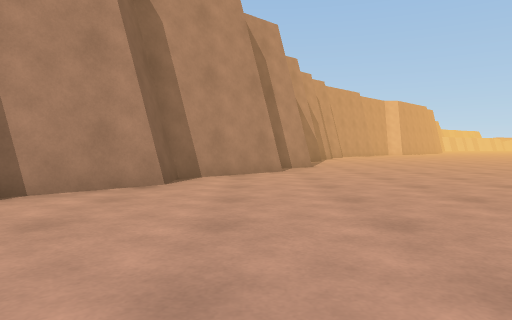
view 1 (above)

16 first-person views from a walk through a Unity game level. The camera is 0.56 m above the floor, tilts 2° down and sees 70° across. The floor is counted in squares, 1 m on a side. Each view is taken from the middle of a square. On the plan, view 1 faces up. The plan holds only what a view shows up to about 10 squares ahead; the rest is blank. The place goes on beyond the plan. Surface patterns are stand-ins for the level's own textures.

view 2
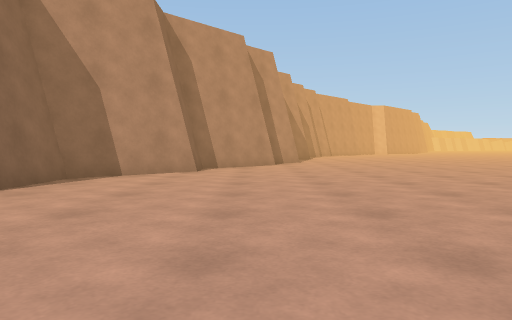

view 3
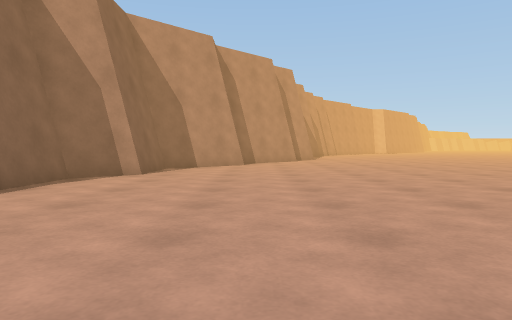

view 4
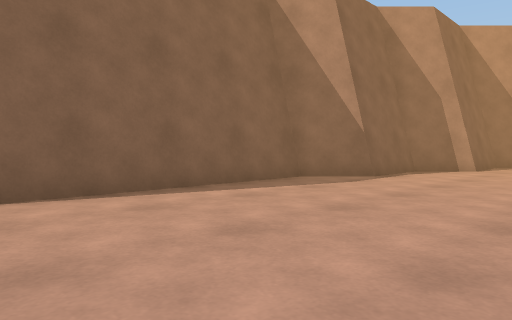

view 5
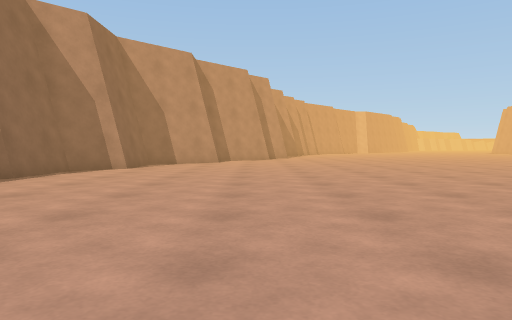

view 6
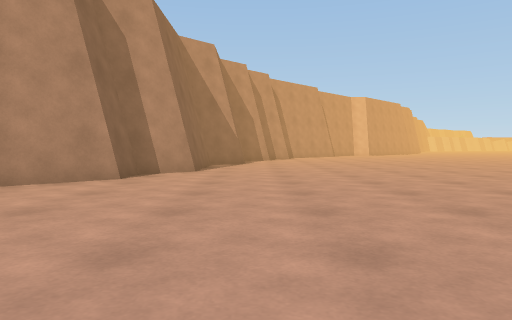

view 7
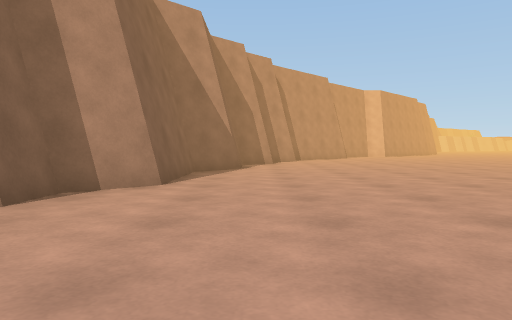

view 8
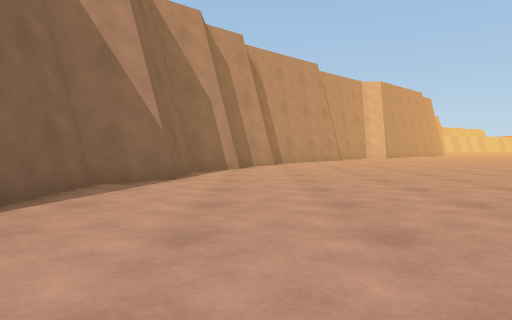

view 9
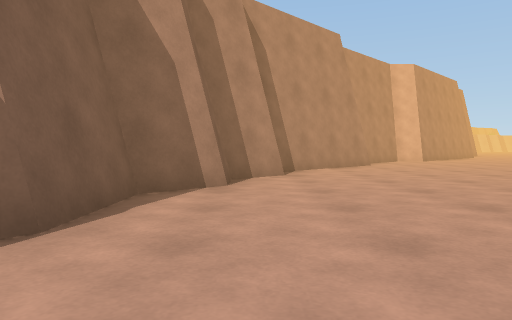

view 10
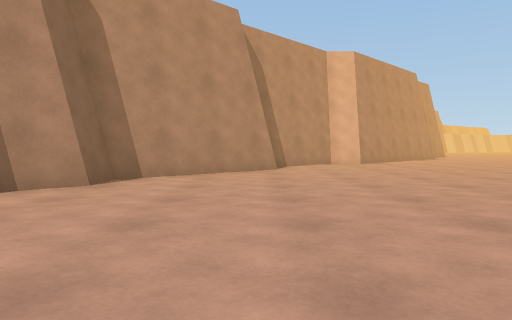

view 11
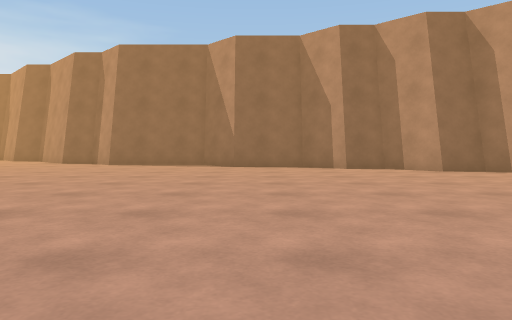

view 12
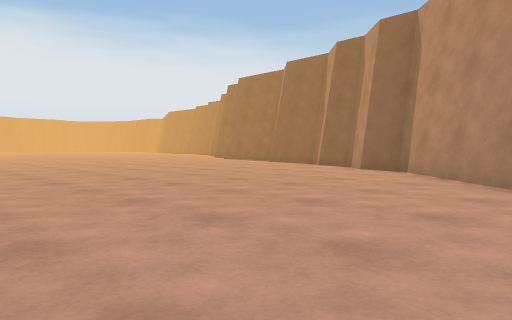

view 13
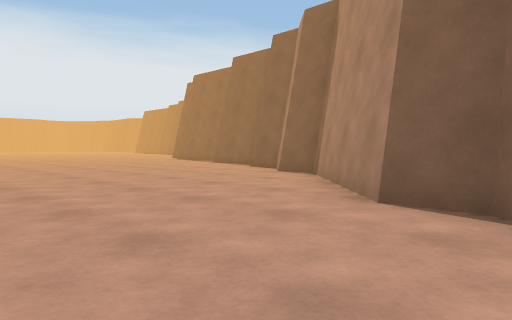

view 14
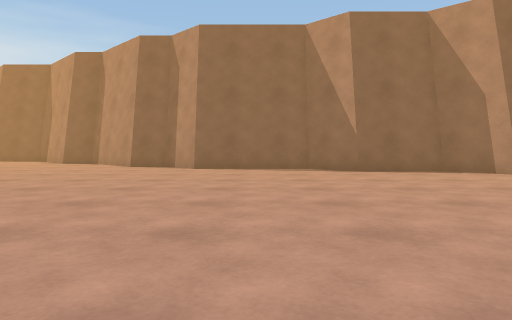

view 15
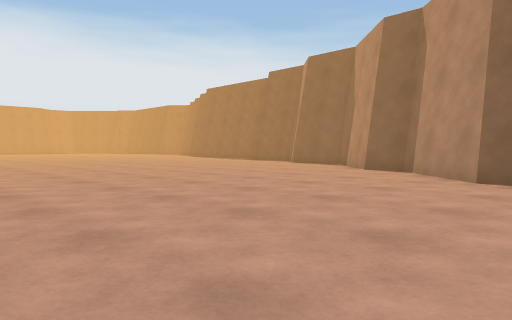

view 16
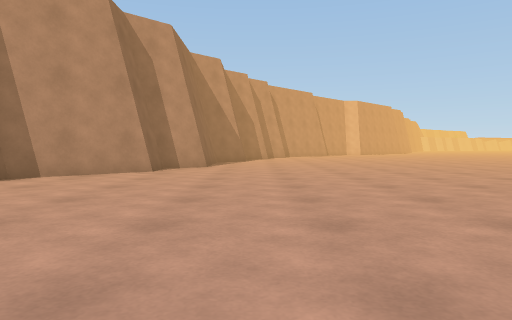

### Floor plan
Points are (right, up) in squares from view 1. A wall is a line through its corners. A room is listed if a view was taken in it or the views show most of it. See-through windows are left out.
Room 1 (views 1, 2, 3, 4, 5, 6, 7, 8, 9, 10, 11, 12, 13, 14, 15, 16)
walls: (7.7, 24.5) (7.5, 24.3) (7.5, 23.3) (4.5, 20.3) (4.5, 19.3) (3.5, 18.3) (3.5, 17.4) (2.5, 16.4) (2.5, 14.4) (1.5, 13.3) (1.5, 10.4) (0.5, 9.4) (0.5, 8.4) (-1.5, 6.4) (-1.5, 5.4) (-3.4, 3.5) (-3.4, 1.6) (-4.5, 0.5) (-4.5, -1.5) (-5.4, -2.5) (-5.4, -7.3)

Positions as (right, up) in squares from view 1, and headings:
1: (0, 0), facing up
2: (0, -3), facing up
3: (-1, -6), facing up
4: (-1, -8), facing up-left
5: (0, -8), facing up
6: (3, 2), facing up
7: (3, 5), facing up
8: (4, 8), facing up
9: (4, 12), facing up
10: (7, 14), facing up
11: (13, 15), facing left
12: (13, 24), facing down-left
13: (11, 25), facing down-left
14: (11, 12), facing left
15: (7, 10), facing down-left
16: (3, 0), facing up
